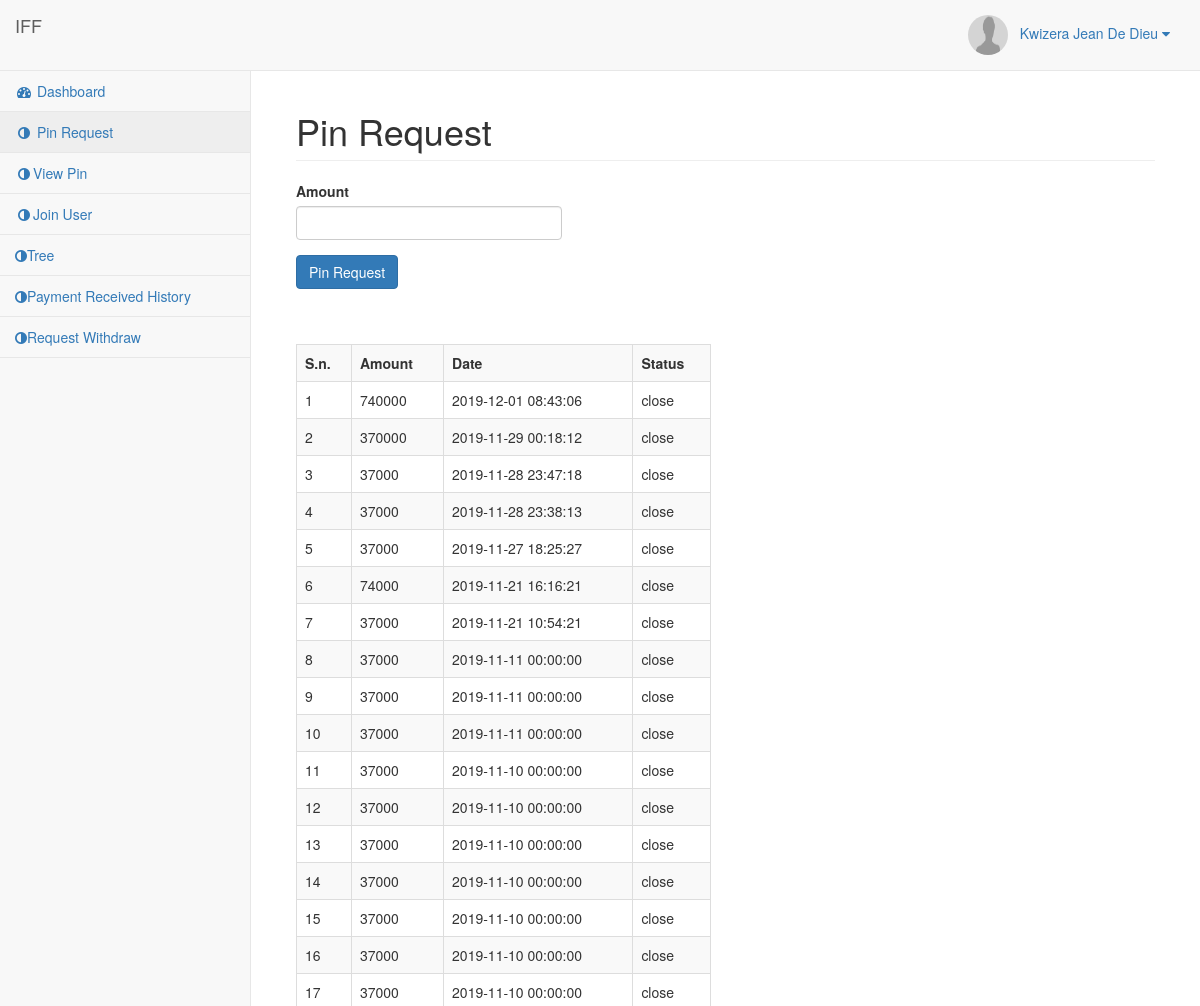
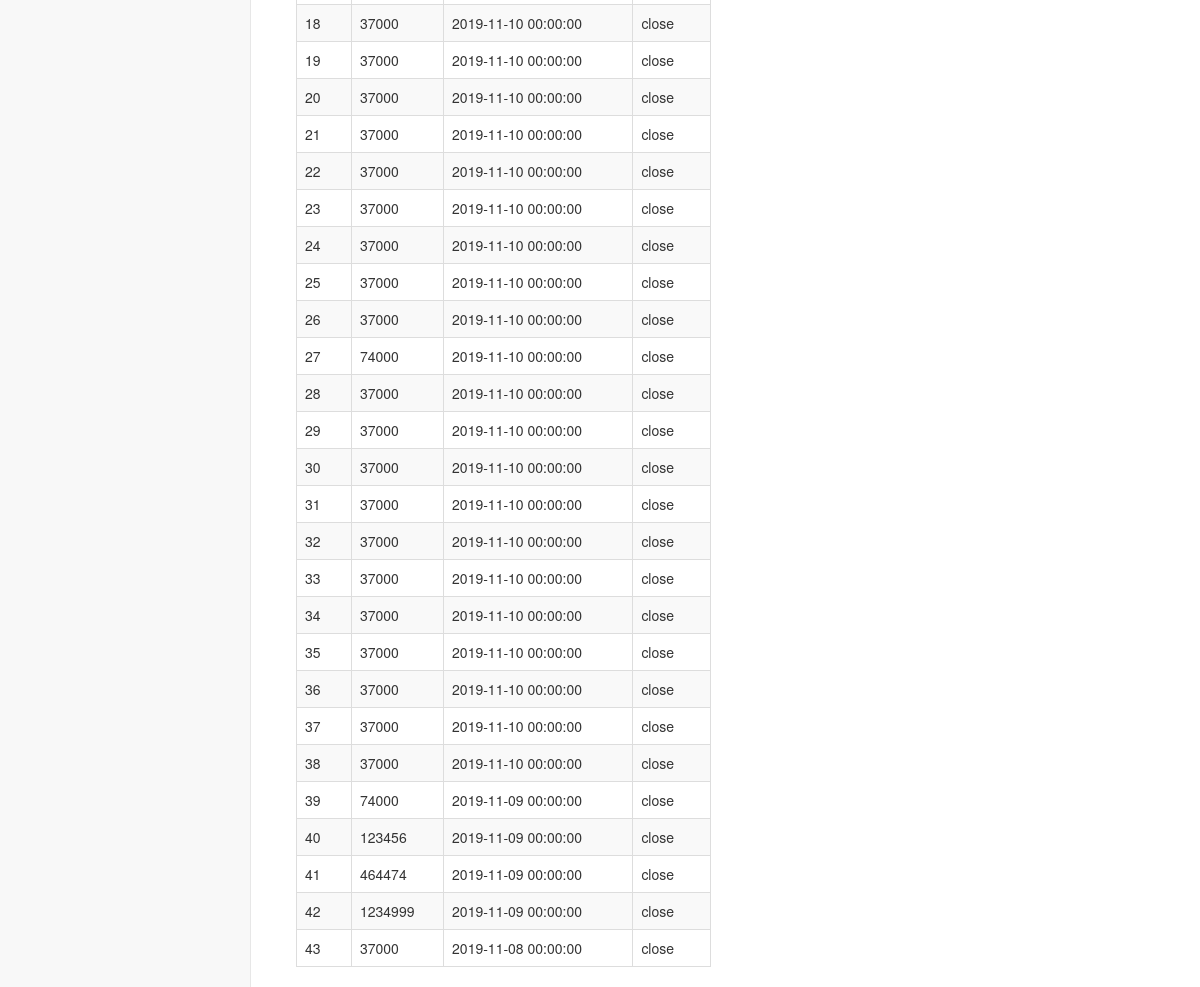
/pin-request.php (signed in), run on the app's committed database (2 pictures, top to bottom).
### tables this page shows
CREATE TABLE `user` (
  `id` int(11) NOT NULL,
  `userident` int(11) NOT NULL,
  `Names` varchar(50) NOT NULL,
  `NationalID` bigint(50) NOT NULL,
  `password` varchar(30) NOT NULL,
  `mobile` varchar(12) NOT NULL,
  `address` text NOT NULL,
  `under_userpin` varchar(50) DEFAULT '',
  `side` enum('left','right') NOT NULL,
  `user_status` varchar(100) NOT NULL,
  `picture` varchar(200) NOT NULL,
  `created_at` datetime NOT NULL DEFAULT CURRENT_TIMESTAMP,
  `updated_at` datetime NOT NULL DEFAULT CURRENT_TIMESTAMP
);

CREATE TABLE `pin_request` (
  `id` int(11) NOT NULL,
  `userident` int(11) NOT NULL,
  `amount` int(11) NOT NULL,
  `created_at` datetime NOT NULL DEFAULT CURRENT_TIMESTAMP,
  `updated_at` datetime NOT NULL DEFAULT CURRENT_TIMESTAMP,
  `status` enum('open','close') NOT NULL DEFAULT 'open'
);

### pin-request.php (the view, shortened to what this page needs)
<?php
require 'php-includes/connect.php';
$userident = $_SESSION['userident'];
$pin = $_SESSION['userident'];
?>
<!DOCTYPE html>
<html lang="en">
<head>
    <link href="vendor/bootstrap/css/bootstrap.min.css" rel="stylesheet">
    <link href="vendor/metisMenu/metisMenu.min.css" rel="stylesheet">
    <link href="dist/css/sb-admin-2.css" rel="stylesheet">
    <link href="vendor/font-awesome/css/font-awesome.min.css" rel="stylesheet" type="text/css">
</head>
<body>
    <div id="wrapper">
        <?php include 'php-includes/menu.php'; ?>
        <div id="page-wrapper">
            <div class="container-fluid">
                <div class="row">
                    <div class="col-lg-12">
                        <h1 class="page-header">Pin Request</h1>
                    </div>
                </div>
                <div class="row">
                    <div class="col-lg-4">
                        <form method="get">
                            <div class="form-group">
                                <label>Amount</label>
                                <input type="text" name="amount" class="form-control" required>
                            </div>
                            <div class="form-group">
                                <input type="submit" name="pin_request" class="btn btn-primary" value="Pin Request">
                            </div>
                        </form>
                    </div>
                </div>
                <div class="row">
                    <div class="col-lg-6">
                        <br><br>
                        <table class="table table-bordered table-striped">
                            <tr>
                                <th>S.n.</th>
                                <th>Amount</th>
                                <th>Date</th>
                                <th>Status</th>
                            </tr>
                            <?php
                            $i = 1;
                            $query = mysqli_query($con, "select * from pin_request where userident='{$pin}' order by id desc");
                            if (mysqli_num_rows($query) > 0) {
                                while ($row = mysqli_fetch_array($query)) {
                                    $amount = $row['amount'];
                                    $date = $row['created_at'];
                                    $status = $row['status']; ?>
                            <tr>
                                <td><?php echo $i; ?></td>
                                <td><?php echo $amount; ?></td>
                                <td><?php echo $date; ?></td>
                                <td><?php echo $status; ?></td>
                            </tr>
                            <?php
                                    ++$i;
                                }
                            } else {
                                ?>
                            <tr>
                                <td colspan="4">You have no pin request yet.</td>
                            </tr>
                            <?php
                            }
                            ?>
                        </table>
                    </div>
                </div>
            </div>
        </div>
    </div>
</body>
</html>

### php-includes/menu.php (shortened to what this page needs)
<?php
include('php-includes/connect.php');
$query = mysqli_query($con,"select * from user where userident='$userident'");
$result = mysqli_fetch_array($query);
?>
<nav class="navbar navbar-default navbar-static-top" role="navigation" style="margin-bottom: 0">
            <div class="navbar-header">
                <a class="navbar-brand" href="#">IFF</a>
            </div>
            <ul class="nav navbar-top-links navbar-right">
                <li class="dropdown">
                    <a class="dropdown-toggle" data-toggle="dropdown" href="#">
                    <img src="uploads/<?php echo  $result['picture']; ?>" class="user-image" alt="User Image" style="border-radius: 50%;" width="40px" height="40px"></i>&nbsp;&nbsp;&nbsp;<?php echo $result['Names']?> <i class="fa fa-caret-down"></i>
                    </a>
                </li>
            </ul>
            <br/>
            <div class="navbar-default sidebar" role="navigation">
                <div class="sidebar-nav navbar-collapse">
                    <ul class="nav" id="side-menu">
                        <li>
                            <a href="home.php"><i class="fa fa-dashboard fa-fw"></i> Dashboard</a>
                        </li>
                        <li>
                            <a href="pin-request.php"><i class="fa fa-adjust fa-fw"></i> Pin Request</a>
                        </li>
                        <li>
                            <a href="pin.php"><i class="fa fa-adjust fa-fw"></i>View Pin</a>
                        </li>
                        <li>
                            <a href="join.php"><i class="fa fa-adjust fa-fw"></i>Join User</a>
                        </li>
                        <li>
                            <a href="tree.php"><i class="fa fa-adjust fa-hub"></i>Tree</a>
                        </li>
						<li>
                            <a href="payment-received-history.php"><i class="fa fa-adjust fa-hub"></i>Payment Received History</a>
                        </li>
                        <li>
                            <a href="withdraw.php"><i class="fa fa-adjust fa-hub"></i>Request Withdraw</a>
                        </li>
                    </ul>
                </div>
            </div>
        </nav>

### data on the page
user: picture (picture), Names "Kwizera Jean De Dieu"
pin_request: amount "740000", created_at "2019-12-01 08:43:06", status "close"
pin_request: amount "370000", created_at "2019-11-29 00:18:12", status "close"
pin_request: amount "37000", created_at "2019-11-28 23:47:18", status "close"
pin_request: amount "37000", created_at "2019-11-28 23:38:13", status "close"
pin_request: amount "37000", created_at "2019-11-27 18:25:27", status "close"
pin_request: amount "74000", created_at "2019-11-21 16:16:21", status "close"
pin_request: amount "37000", created_at "2019-11-21 10:54:21", status "close"
pin_request: amount "37000", created_at "2019-11-11 00:00:00", status "close"
pin_request: amount "37000", created_at "2019-11-11 00:00:00", status "close"
pin_request: amount "37000", created_at "2019-11-11 00:00:00", status "close"
pin_request: amount "37000", created_at "2019-11-10 00:00:00", status "close"
pin_request: amount "37000", created_at "2019-11-10 00:00:00", status "close"
pin_request: amount "37000", created_at "2019-11-10 00:00:00", status "close"
pin_request: amount "37000", created_at "2019-11-10 00:00:00", status "close"
pin_request: amount "37000", created_at "2019-11-10 00:00:00", status "close"
pin_request: amount "37000", created_at "2019-11-10 00:00:00", status "close"
pin_request: amount "37000", created_at "2019-11-10 00:00:00", status "close"
pin_request: amount "37000", created_at "2019-11-10 00:00:00", status "close"
pin_request: amount "37000", created_at "2019-11-10 00:00:00", status "close"
pin_request: amount "37000", created_at "2019-11-10 00:00:00", status "close"
pin_request: amount "37000", created_at "2019-11-10 00:00:00", status "close"
pin_request: amount "37000", created_at "2019-11-10 00:00:00", status "close"
pin_request: amount "37000", created_at "2019-11-10 00:00:00", status "close"
pin_request: amount "37000", created_at "2019-11-10 00:00:00", status "close"
pin_request: amount "37000", created_at "2019-11-10 00:00:00", status "close"
pin_request: amount "37000", created_at "2019-11-10 00:00:00", status "close"
pin_request: amount "74000", created_at "2019-11-10 00:00:00", status "close"
pin_request: amount "37000", created_at "2019-11-10 00:00:00", status "close"
pin_request: amount "37000", created_at "2019-11-10 00:00:00", status "close"
pin_request: amount "37000", created_at "2019-11-10 00:00:00", status "close"
pin_request: amount "37000", created_at "2019-11-10 00:00:00", status "close"
pin_request: amount "37000", created_at "2019-11-10 00:00:00", status "close"
pin_request: amount "37000", created_at "2019-11-10 00:00:00", status "close"
pin_request: amount "37000", created_at "2019-11-10 00:00:00", status "close"
pin_request: amount "37000", created_at "2019-11-10 00:00:00", status "close"
pin_request: amount "37000", created_at "2019-11-10 00:00:00", status "close"
pin_request: amount "37000", created_at "2019-11-10 00:00:00", status "close"
pin_request: amount "37000", created_at "2019-11-10 00:00:00", status "close"
pin_request: amount "74000", created_at "2019-11-09 00:00:00", status "close"
pin_request: amount "123456", created_at "2019-11-09 00:00:00", status "close"
pin_request: amount "464474", created_at "2019-11-09 00:00:00", status "close"
pin_request: amount "1234999", created_at "2019-11-09 00:00:00", status "close"
pin_request: amount "37000", created_at "2019-11-08 00:00:00", status "close"
